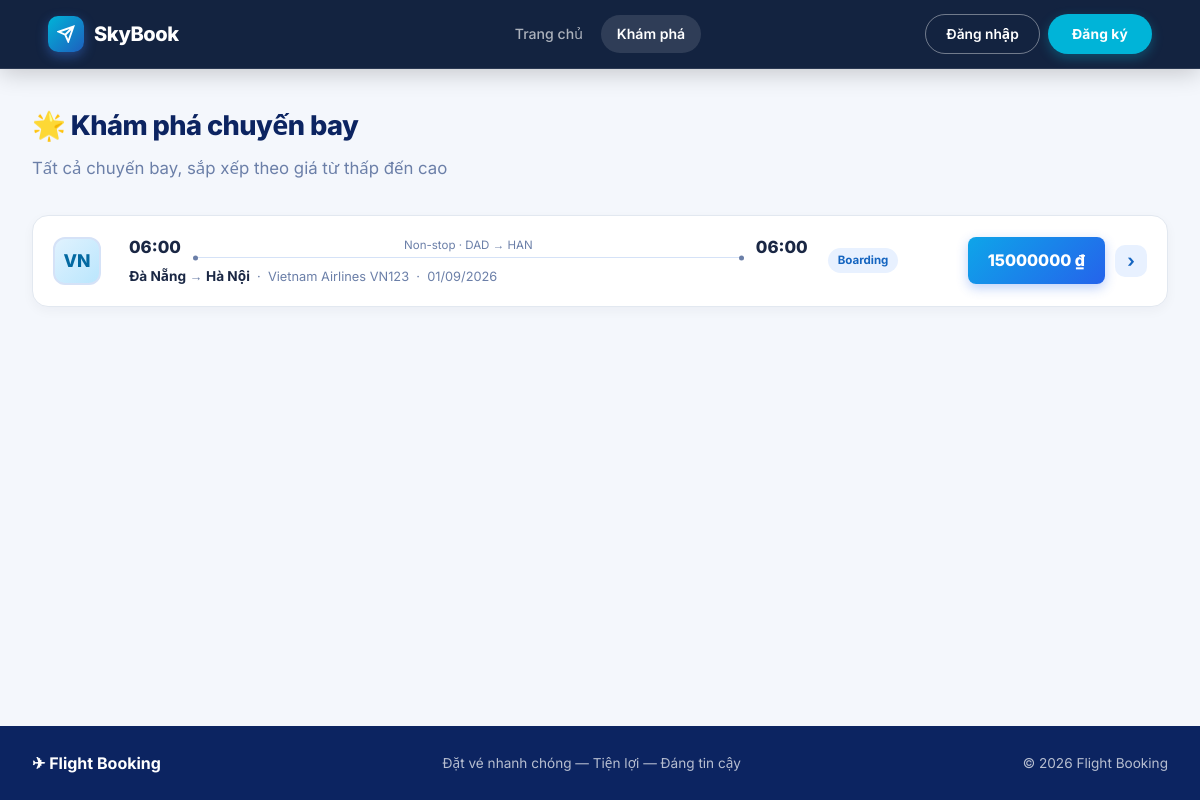
Screenshot of /recommendations/ with the database file from the repository.
### flights/models.py (models this page shows, shortened)
class Flight(models.Model):
    STATUS_CHOICES = [
        ("scheduled", "Scheduled"),
        ("boarding", "Boarding"),
        ("departed", "Departed"),
        ("completed", "Completed"),
        ("cancelled", "Cancelled"),
    ]
    flight_number = models.CharField(max_length=20, verbose_name="Flight Number")
    airline = models.ForeignKey(Airline, on_delete=models.CASCADE, related_name="flights", verbose_name="Airline")
    aircraft = models.ForeignKey(Aircraft, on_delete=models.CASCADE, related_name="flights", verbose_name="Aircraft")
    departure_airport = models.ForeignKey(Airport, on_delete=models.CASCADE, related_name="departures", verbose_name="Departure Airport")
    arrival_airport = models.ForeignKey(Airport, on_delete=models.CASCADE, related_name="arrivals", verbose_name="Arrival Airport")
    departure_time = models.DateTimeField(db_index=True, verbose_name="Departure Time")
    arrival_time = models.DateTimeField(verbose_name="Arrival Time")
    price = models.DecimalField(max_digits=12, decimal_places=2, verbose_name="Base Price")
    status = models.CharField(max_length=20, choices=STATUS_CHOICES, default="scheduled", db_index=True, verbose_name="Status")
    class Meta:
        verbose_name = "Flight"
        verbose_name_plural = "Flights"

class Airline(models.Model):
    name = models.CharField(max_length=100, verbose_name="Airline Name")
    code = models.CharField(max_length=10, unique=True, verbose_name="Airline Code")
    logo = models.URLField(blank=True, verbose_name="Logo URL")
    class Meta:
        verbose_name = "Airline"
        verbose_name_plural = "Airlines"

class Airport(models.Model):
    name = models.CharField(max_length=150, verbose_name="Airport Name")
    code = models.CharField(max_length=10, unique=True, verbose_name="Airport Code")
    city = models.CharField(max_length=100, verbose_name="City")
    class Meta:
        verbose_name = "Airport"
        verbose_name_plural = "Airports"

### recommendations/views.py (the view)
def recommendations(request):
    flights = Flight.objects.select_related(
        "airline", "departure_airport", "arrival_airport"
    ).order_by("price")
    return render(
        request,
        "recommendations/recommendations.html",
        {"flights": flights}
    )

### templates/recommendations/recommendations.html (shortened to what this page needs)
{% extends "base.html" %}
{% block content %}
<h1>🌟 Khám phá chuyến bay</h1>
<p class="page-subtitle">Tất cả chuyến bay, sắp xếp theo giá từ thấp đến cao</p>
{% for flight in flights %}
<div class="flight-result">
  <div class="fr-logo">{{ flight.airline.code|default:flight.airline.name|slice:":2"|upper }}</div>
  <div class="fr-info">
    <div class="fr-times">
      <span class="fr-time">{{ flight.departure_time|date:"H:i" }}</span>
      <div class="fr-duration-line">
        <span>Non-stop · {{ flight.departure_airport.code }} → {{ flight.arrival_airport.code }}</span>
        <div class="fr-line"></div>
      </div>
      <span class="fr-time">{{ flight.arrival_time|date:"H:i" }}</span>
    </div>
    <div class="fr-route">
      <strong>{{ flight.departure_airport.city }}</strong> → <strong>{{ flight.arrival_airport.city }}</strong>
      &nbsp;·&nbsp; {{ flight.airline.name }} {{ flight.flight_number }}
      &nbsp;·&nbsp; {{ flight.departure_time|date:"d/m/Y" }}
    </div>
  </div>
  <div class="fr-tags"><span class="fr-tag">{{ flight.get_status_display }}</span></div>
  <div class="fr-price-block">
    <a href="{% url 'create_booking' flight.id %}" class="fr-price-btn">{{ flight.price|floatformat:0 }} ₫</a>
    <a href="{% url 'flight_detail' flight.id %}" class="fr-chevron">›</a>
  </div>
</div>
{% empty %}
<div class="empty-state">
  <div class="empty-icon">✈</div>
  <h3>Chưa có chuyến bay nào</h3>
  <p>Vui lòng quay lại sau.</p>
</div>
{% endfor %}
{% endblock %}

### static/css/style.css (style rules this page uses)
:root { --navy: #0c2461; --navy-h: #091d52; --navy-lt: #1a3a7a; --blue: #1565c0; --blue-h: #1152a3; --blue-lt: #e8f1ff; --blue-mid: #c5d9f8; --sky: #2474d4; --white: #ffffff; --bg: #f0f4fc; --surface: #ffffff; --border: #d5e2f7; --text: #1a2744; --muted: #6b7fa8; --radius: 12px; --radius-sm: 8px; --radius-lg: 20px; --shadow: 0 2px 8px rgba(12,36,97,.08), 0 6px 20px rgba(12,36,97,.07); --shadow-md: 0 4px 16px rgba(12,36,97,.12), 0 12px 40px rgba(12,36,97,.10); }
*, *::before, *::after { box-sizing: border-box; margin: 0; padding: 0; }
body { font-family: 'Inter', 'Segoe UI', system-ui, sans-serif; background: var(--bg); color: var(--text); min-height: 100vh; display: flex; flex-direction: column; line-height: 1.65; }
a { color: var(--blue); text-decoration: none; }
p { margin: 0; }
h1 { font-size: 1.7rem; font-weight: 800; letter-spacing: -.02em; margin-bottom: 6px; }
.page-subtitle { color: var(--muted); margin-bottom: 28px; font-size: .95rem; }
.flight-result { background: var(--surface); border: 1px solid var(--border); border-radius: var(--radius); padding: 18px 20px; margin-bottom: 12px; box-shadow: var(--shadow); display: grid; grid-template-columns: 56px 1fr auto auto; align-items: center; gap: 0 20px; transition: box-shadow .18s, border-color .18s; }
.fr-logo { width: 48px; height: 48px; border-radius: 50%; background: var(--blue-lt); border: 2px solid var(--border); display: flex; align-items: center; justify-content: center; font-size: 1.1rem; font-weight: 800; color: var(--navy); flex-shrink: 0; }
.fr-times { display: flex; align-items: center; gap: 12px; margin-bottom: 4px; }
.fr-time { font-size: 1.05rem; font-weight: 800; color: var(--text); }
.fr-duration-line { flex: 1; display: flex; flex-direction: column; align-items: center; gap: 2px; }
.fr-duration-line span { font-size: .72rem; color: var(--muted); }
.fr-line { width: 100%; height: 1px; background: var(--border); position: relative; }
.fr-line::before, .fr-line::after { content: ''; position: absolute; top: 50%; transform: translateY(-50%); width: 5px; height: 5px; border-radius: 50%; background: var(--muted); }
.fr-line::before { left: 0; }
.fr-line::after { right: 0; }
.fr-route { font-size: .8rem; color: var(--muted); }
.fr-route strong { color: var(--text); font-size: .85rem; }
.fr-tags { display: flex; align-items: center; gap: 8px; min-width: 120px; }
.fr-tag { background: var(--blue-lt); color: var(--blue); border-radius: 99px; font-size: .72rem; font-weight: 700; padding: 3px 10px; white-space: nowrap; }
.fr-price-block { display: flex; align-items: center; gap: 10px; }
.fr-price-btn { background: var(--blue); color: #fff; border-radius: var(--radius-sm); padding: 10px 20px; font-size: 1rem; font-weight: 800; white-space: nowrap; text-decoration: none !important; transition: background .15s, box-shadow .15s; display: flex; align-items: center; gap: 8px; }
.fr-chevron { width: 32px; height: 32px; background: var(--blue-lt); border-radius: 8px; display: flex; align-items: center; justify-content: center; color: var(--blue); font-size: 1.1rem; font-weight: 700; flex-shrink: 0; transition: background .12s; }
body { padding-top: 68px; }
body { background: #F4F7FC; }
.flight-result { background: #ffffff; border: 1px solid #E2E8F0; border-radius: 16px; box-shadow: 0 4px 12px rgba(15, 31, 61, 0.04); transition: all 0.25s ease; overflow: hidden; }
.fr-logo { background: linear-gradient(135deg, #e0f2fe, #bae6fd); color: #0369a1; border-radius: 12px; font-weight: 800; }
.fr-price-btn { background: linear-gradient(135deg, #0ea5e9, #2563eb); color: white !important; border: none; box-shadow: 0 4px 12px rgba(37, 99, 235, 0.3); }
.fr-chevron { border-radius: 10px; }
main h1 { font-weight: 800; letter-spacing: -0.02em; color: var(--navy); }
main .page-subtitle { color: var(--muted); font-size: 1.05rem; margin-bottom: 32px; }

### rows the page displays
Flight: airline.code "VN", departure_time "06:00", departure_airport.code "DAD", arrival_airport.code "HAN", arrival_time "06:00", departure_airport.city "Đà Nẵng", arrival_airport.city "Hà Nội", airline.name "Vietnam Airlines", flight_number "VN123", departure_time "01/09/2026", status "Boarding", price "15000000"
